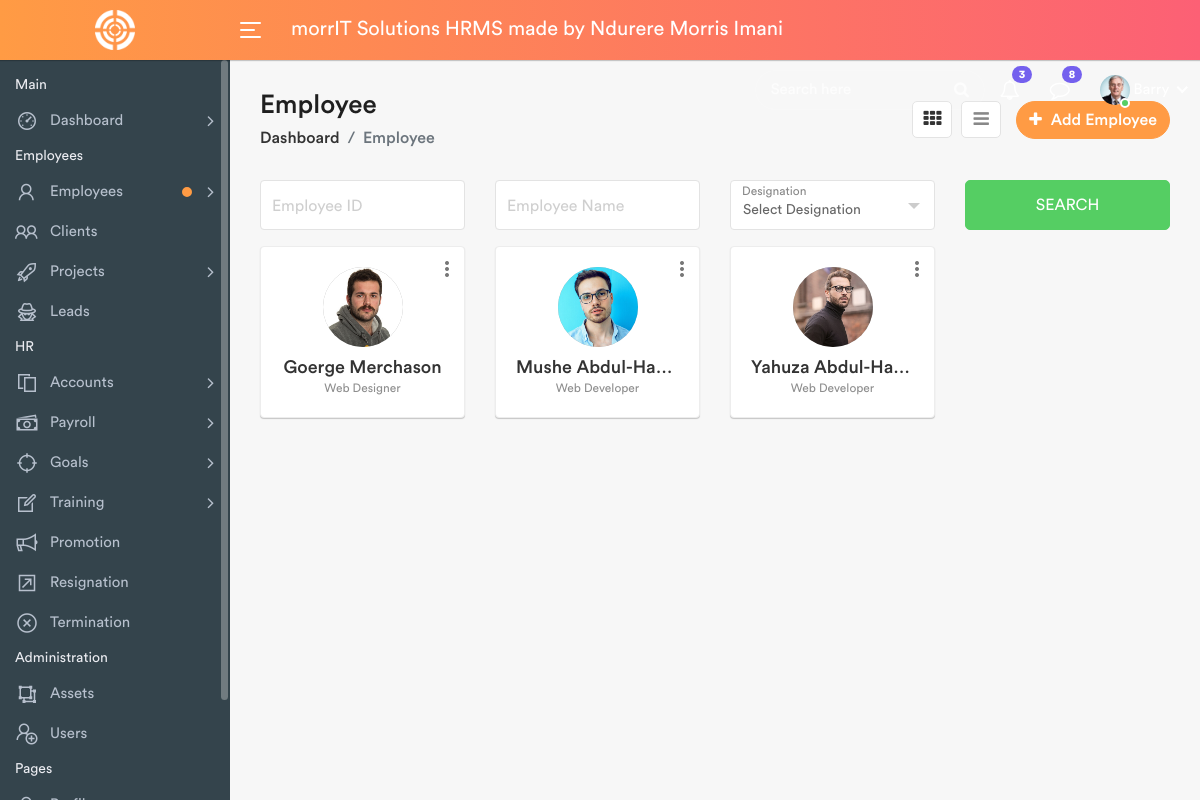
Page /employees.php (signed in) on the committed database.
### tables this page shows
CREATE TABLE `users` (
  `id` int(11) NOT NULL,
  `FirstName` varchar(200) NOT NULL,
  `LastName` varchar(200) NOT NULL,
  `UserName` varchar(200) NOT NULL,
  `Email` varchar(100) NOT NULL,
  `Password` varchar(200) NOT NULL,
  `Phone` varchar(20) NOT NULL,
  `Address` varchar(200) NOT NULL,
  `Picture` varchar(255) NOT NULL,
  `dateTime` datetime NOT NULL DEFAULT current_timestamp()
);

CREATE TABLE `employees` (
  `id` int(11) NOT NULL,
  `FirstName` varchar(100) NOT NULL,
  `LastName` varchar(100) NOT NULL,
  `UserName` varchar(20) NOT NULL,
  `Email` varchar(100) NOT NULL,
  `Password` varchar(255) NOT NULL,
  `Employee_Id` varchar(50) NOT NULL,
  `Phone` varchar(20) NOT NULL,
  `Department` varchar(255) NOT NULL,
  `Designation` varchar(255) NOT NULL,
  `Joining_Date` date NOT NULL DEFAULT current_timestamp(),
  `Picture` varchar(200) NOT NULL,
  `DateTime` datetime NOT NULL DEFAULT current_timestamp()
);

### employees.php (the view, shortened to what this page needs)
<?php
	include_once("includes/functions.php");
 ?>
<!DOCTYPE html>
<html lang="en">
    <head>
        <link rel="stylesheet" href="assets/css/bootstrap.min.css">
        <link rel="stylesheet" href="assets/css/font-awesome.min.css">
        <link rel="stylesheet" href="assets/css/line-awesome.min.css">
		<link rel="stylesheet" href="assets/css/select2.min.css">
		<link rel="stylesheet" href="assets/css/bootstrap-datetimepicker.min.css">
        <link rel="stylesheet" href="assets/css/style.css">
    </head>
    <body>
        <div class="main-wrapper">
            <?php include_once("includes/header.php");?>
            <?php include_once("includes/sidebar.php");?>
            <div class="page-wrapper">
                <div class="content container-fluid">
					<div class="page-header">
						<div class="row align-items-center">
							<div class="col">
								<h3 class="page-title">Employee</h3>
								<ul class="breadcrumb">
									<li class="breadcrumb-item"><a href="index.php">Dashboard</a></li>
									<li class="breadcrumb-item active">Employee</li>
								</ul>
							</div>
							<div class="col-auto float-right ml-auto">
								<a href="#" class="btn add-btn" data-toggle="modal" data-target="#add_employee"><i class="fa fa-plus"></i> Add Employee</a>
								<div class="view-icons">
									<a href="employees.php" title="Grid View" class="grid-view btn btn-link active"><i class="fa fa-th"></i></a>
									<a href="employees-list.php" title="Tabular View" class="list-view btn btn-link"><i class="fa fa-bars"></i></a>
								</div>
							</div>
						</div>
					</div>
					<div class="row filter-row">
						<div class="col-sm-6 col-md-3">
							<div class="form-group form-focus">
								<input type="text" class="form-control floating">
								<label class="focus-label">Employee ID</label>
							</div>
						</div>
						<div class="col-sm-6 col-md-3">
							<div class="form-group form-focus">
								<input type="text" class="form-control floating">
								<label class="focus-label">Employee Name</label>
							</div>
						</div>
						<div class="col-sm-6 col-md-3">
							<div class="form-group form-focus select-focus">
								<label class="focus-label">Designation</label>
							</div>
						</div>
						<div class="col-sm-6 col-md-3">
							<a href="#" class="btn btn-success btn-block"> Search </a>
						</div>
     </div>
					<div class="row staff-grid-row">
						<?php
										$sql = "SELECT * FROM employees";
										$query = $dbh->prepare($sql);
										$query->execute();
										$results=$query->fetchAll(PDO::FETCH_OBJ);
										if($query->rowCount() > 0)
										{
										foreach($results as $row)
										{
									?>
						<div class="col-md-4 col-sm-6 col-12 col-lg-4 col-xl-3">
							<div class="profile-widget">
								<div class="profile-img">
									<a href="profile.html" class="avatar"><img src="employees/<?php echo htmlentities($row->Picture); ?>" alt="picture"></a>
								</div>
								<div class="dropdown profile-action">
									<a href="#" class="action-icon dropdown-toggle" data-toggle="dropdown" aria-expanded="false"><i class="material-icons">more_vert</i></a>
								</div>
								<h4 class="user-name m-t-10 mb-0 text-ellipsis"><a href="profile.html"><?php echo htmlentities($row->FirstName)." ".htmlentities($row->LastName); ?></a></h4>
								<div class="small text-muted"><?php echo htmlentities($row->Designation); ?></div>
							</div>
						</div>
						<?php $cnt +=1;
    }
    } ?>
					</div>
    </div>
            </div>
        </div>
    </body>
</html>

### includes/header.php (shortened to what this page needs)
<div class="header">
	<div class="header-left">
		<a href="index.php" class="logo">
			<img src="assets/img/logo.png" width="40" height="40" alt="">
		</a>
	</div>
	<a id="toggle_btn" href="javascript:void(0);">
		<span class="bar-icon">
			<span></span>
			<span></span>
			<span></span>
		</span>
	</a>
	<div class="page-title-box">
		<h3>morrIT Solutions HRMS made by Ndurere Morris Imani</h3>
	</div>
	<ul class="nav user-menu">
		<li class="nav-item">
			<div class="top-nav-search">
				<form action="search.php">
					<input class="form-control" type="text" placeholder="Search here">
					<button class="btn" type="submit"><i class="fa fa-search"></i></button>
				</form>
			</div>
		</li>
		<li class="nav-item dropdown">
			<a href="#" class="dropdown-toggle nav-link" data-toggle="dropdown">
				<i class="fa fa-bell-o"></i> <span class="badge badge-pill">3</span>
			</a>
		</li>
		<li class="nav-item dropdown">
			<a href="#" class="dropdown-toggle nav-link" data-toggle="dropdown">
				<i class="fa fa-comment-o"></i> <span class="badge badge-pill">8</span>
			</a>
		</li>
		<?php
		$sql = "SELECT * from users";
		$query = $dbh -> prepare($sql);
		$query->execute();
		$result=$query->fetch(PDO::FETCH_OBJ);
		?>
		<li class="nav-item dropdown has-arrow main-drop">
			<a href="#" class="dropdown-toggle nav-link" data-toggle="dropdown">
				<span class="user-img"><img src="./profiles/<?php echo htmlentities($result->Picture);?>" alt="User Picture">
				<span class="status online"></span></span>
				<span><?php echo htmlentities(ucfirst($_SESSION['userlogin']));?></span>
			</a>
		</li>
	</ul>
</div>

### includes/sidebar.php (shortened to what this page needs)
<div class="sidebar" id="sidebar">
                <div class="sidebar-inner slimscroll">
					<div id="sidebar-menu" class="sidebar-menu">
						<ul>
							<li class="menu-title">
								<span>Main</span>
							</li>
							<li class="submenu">
								<a href="#"><i class="la la-dashboard"></i> <span> Dashboard</span> <span class="menu-arrow"></span></a>
							</li>
							<li class="menu-title">
								<span>Employees</span>
							</li>
							<li class="submenu">
								<a href="#" class="noti-dot"><i class="la la-user"></i> <span> Employees</span> <span class="menu-arrow"></span></a>
							</li>
							<li>
								<a href="clients.php"><i class="la la-users"></i> <span>Clients</span></a>
							</li>
							<li class="submenu">
								<a href="#"><i class="la la-rocket"></i> <span> Projects</span> <span class="menu-arrow"></span></a>
							</li>
							<li>
								<a href="leads.php"><i class="la la-user-secret"></i> <span>Leads</span></a>
							</li>
							<li class="menu-title">
								<span>HR</span>
							</li>
							<li class="submenu">
								<a href="#"><i class="la la-files-o"></i> <span> Accounts </span> <span class="menu-arrow"></span></a>
							</li>
							<li class="submenu">
								<a href="#"><i class="la la-money"></i> <span> Payroll </span> <span class="menu-arrow"></span></a>
							</li>
							<li class="submenu">
								<a href="#"><i class="la la-crosshairs"></i> <span> Goals </span> <span class="menu-arrow"></span></a>
							</li>
							<li class="submenu">
								<a href="#"><i class="la la-edit"></i> <span> Training </span> <span class="menu-arrow"></span></a>
							</li>
							<li><a href="promotion.php"><i class="la la-bullhorn"></i> <span>Promotion</span></a></li>
							<li><a href="resignation.php"><i class="la la-external-link-square"></i> <span>Resignation</span></a></li>
							<li><a href="termination.php"><i class="la la-times-circle"></i> <span>Termination</span></a></li>
							<li class="menu-title">
								<span>Administration</span>
							</li>
							<li>
								<a href="assets.php"><i class="la la-object-ungroup"></i> <span>Assets</span></a>
							</li>
							<li>
								<a href="users.php"><i class="la la-user-plus"></i> <span>Users</span></a>
							</li>
							<li class="menu-title">
								<span>Pages</span>
							</li>
							<li class="submenu">
								<a href="#"><i class="la la-user"></i> <span> Profile </span> <span class="menu-arrow"></span></a>
							</li>
						</ul>
					</div>
                </div>
            </div>

### rows in the picture
users: Picture (picture)
employees: Picture (picture), FirstName "Goerge", LastName "Merchason", Designation "Web Designer"
employees: Picture (picture), FirstName "Mushe", LastName "Abdul-Ha…", Designation "Web Developer"
employees: Picture (picture), FirstName "Yahuza", LastName "Abdul-Ha…", Designation "Web Developer"
